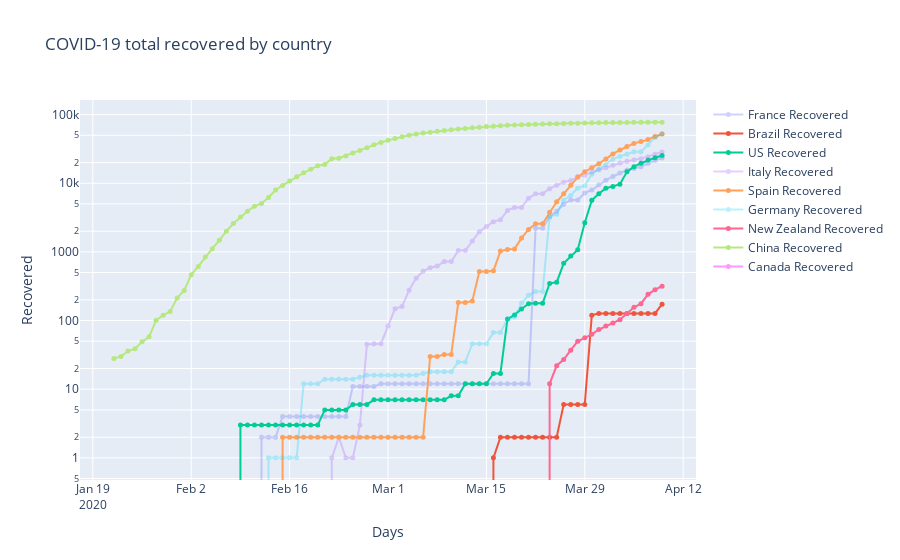

Source (notebook cell):
### Code cell
fig = go.Figure(series)
fig.update_layout(title_text='COVID-19 total recovered by country')
fig.update_xaxes(title_text='Days')
fig.update_yaxes(title_text='Recovered', type='log')
#py.iplot(fig, file='covid-19.html', auto_open=False)
fig.show()
